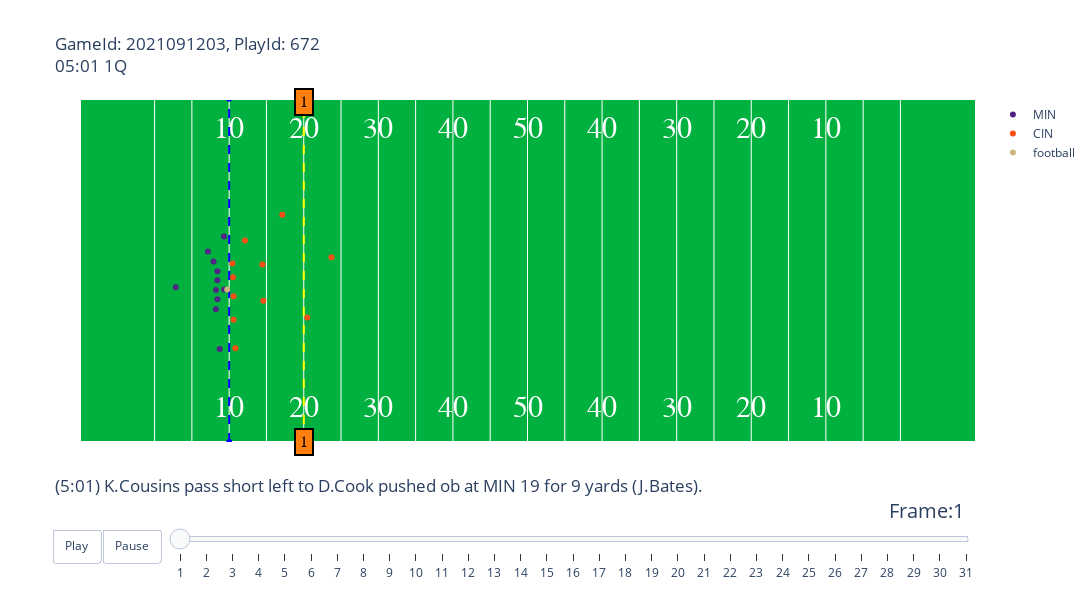

The code cell stored with this chart in its notebook:
### Code cell
animate_play(week1,plays,players,pff,2021091203,672).show()

### Figure 1 — Plotly figure (JSON) as saved in the notebook; plotly's stock layout.template omitted (floating-point values rounded to 4 significant figures)
{"data": [{"hoverinfo": "none", "mode": "text", "showlegend": false, "text": ["10", "20", "30", "40", "50", "40", "30", "20", "10"], "textfont": {"color": "#ffffff", "family": "Courier New, monospace", "size": 30}, "type": "scatter", "x": [20, 30, 40, 50, 60, 70, 80, 90, 100], "y": [5, 5, 5, 5, 5, 5, 5, 5, 5]}, {"hoverinfo": "none", "mode": "text", "showlegend": false, "text": ["10", "20", "30", "40", "50", "40", "30", "20", "10"], "textfont": {"color": "#ffffff", "family": "Courier New, monospace", "size": 30}, "type": "scatter", "x": [20, 30, 40, 50, 60, 70, 80, 90, 100], "y": [48.5, 48.5, 48.5, 48.5, 48.5, 48.5, 48.5, 48.5, 48.5]}, {"hoverinfo": "none", "line": {"color": "blue", "dash": "dash"}, "showlegend": false, "type": "scatter", "x": [20, 20], "y": [0, 53.5]}, {"hoverinfo": "none", "line": {"color": "yellow", "dash": "dash"}, "showlegend": false, "type": "scatter", "x": [30, 30], "y": [0, 53.5]}, {"hoverinfo": "text", "hovertext": ["nflId:38632.0<br>displayName:Kirk Cousins<br>Position:QB<br>Role:Pass", "nflId:43640.0<br>displayName:Rashod Hill<br>Position:LT<br>Role:Pass Block", "nflId:44853.0<br>displayName:Dalvin Cook<br>Position:HB<br>Role:Pass Route", "nflId:46131.0<br>displayName:Brian O'Neill<br>Position:RT<br>Role:Pass Block", "nflId:46176.0<br>displayName:Christopher Herndon<br>Position:TE-L<br>Role:Pass Route", "nflId:47801.0<br>displayName:Garrett Bradbury<br>Position:C<br>Role:Pass Block", "nflId:47976.0<br>displayName:Olisaemeka Udoh<br>Position:RG<br>Role:Pass Block", "nflId:52430.0<br>displayName:Justin Jefferson<br>Position:RWR<br>Role:Pass Route", "nflId:52466.0<br>displayName:Ezra Cleveland<br>Position:LG<br>Role:Pass Block", "nflId:52584.0<br>displayName:K.J. Osborn<br>Position:LWR<br>Role:Pass Route", "nflId:53586.0<br>displayName:Ihmir Smith-Marsette<br>Position:SRWR<br>Role:Pass Route"], "marker": {"color": "#4F2683"}, "mode": "markers", "name": "MIN", "type": "scatter", "x": [18.24, 18.43, 12.83, 18.21, 17.91, 19.33, 18.43, 18.73, 18.42, 19.3, 17.15], "y": [23.69, 26.62, 24.1, 20.7, 28.14, 23.76, 22.25, 14.48, 25.21, 32.02, 29.7]}, {"hoverinfo": "text", "hovertext": ["nflId:43299.0<br>displayName:Eli Apple<br>Position:RCB<br>Role:Coverage", "nflId:43350.0<br>displayName:Vonn Bell<br>Position:SSL<br>Role:Coverage", "nflId:43641.0<br>displayName:Mike Hilton<br>Position:ROLB<br>Role:Pass Rush", "nflId:44872.0<br>displayName:Chidobe Awuzie<br>Position:LCB<br>Role:Pass Rush", "nflId:44915.0<br>displayName:Trey Hendrickson<br>Position:REO<br>Role:Pass Rush", "nflId:45226.0<br>displayName:Josh Tupou<br>Position:DLT<br>Role:Pass Rush", "nflId:46123.0<br>displayName:Jessie Bates<br>Position:FSR<br>Role:Coverage", "nflId:46138.0<br>displayName:B.J. Hill<br>Position:DRT<br>Role:Pass Rush", "nflId:46146.0<br>displayName:Sam Hubbard<br>Position:LEO<br>Role:Pass Rush", "nflId:52473.0<br>displayName:Logan Wilson<br>Position:RLB<br>Role:Coverage", "nflId:52623.0<br>displayName:Markus Bailey<br>Position:LILB<br>Role:Coverage"], "marker": {"color": "#FB4F14"}, "mode": "markers", "name": "CIN", "type": "scatter", "x": [27.12, 30.47, 22.12, 20.83, 20.43, 20.58, 33.71, 20.51, 20.59, 24.46, 24.58], "y": [35.41, 19.42, 31.41, 14.6, 27.8, 22.71, 28.78, 25.67, 19.07, 27.67, 22.03]}, {"hoverinfo": "none", "marker": {"color": "#CBB67C"}, "mode": "markers", "name": "football", "type": "scatter", "x": [19.74], "y": [23.76]}], "layout": {"annotations": [{"align": "center", "bgcolor": "#ff7f0e", "bordercolor": "black", "borderpad": 4, "borderwidth": 2, "font": {"color": "black", "family": "Courier New, monospace", "size": 16}, "opacity": 1, "showarrow": false, "text": "1", "x": 30, "y": 0}, {"align": "center", "bgcolor": "#ff7f0e", "bordercolor": "black", "borderpad": 4, "borderwidth": 2, "font": {"color": "black", "family": "Courier New, monospace", "size": 16}, "opacity": 1, "showarrow": false, "text": "1", "x": 30, "y": 53}], "autosize": false, "height": 600, "plot_bgcolor": "#00B140", "sliders": [{"active": 0, "currentvalue": {"font": {"size": 20}, "prefix": "Frame:", "visible": true, "xanchor": "right"}, "len": 0.9, "pad": {"b": 10, "t": 50}, "steps": [{"args": [[1], {"frame": {"duration": 100, "redraw": false}, "mode": "immediate", "transition": {"duration": 0}}], "label": "1", "method": "animate"}, {"args": [[2], {"frame": {"duration": 100, "redraw": false}, "mode": "immediate", "transition": {"duration": 0}}], "label": "2", "method": "animate"}, {"args": [[3], {"frame": {"duration": 100, "redraw": false}, "mode": "immediate", "transition": {"duration": 0}}], "label": "3", "method": "animate"}, {"args": [[4], {"frame": {"duration": 100, "redraw": false}, "mode": "immediate", "transition": {"duration": 0}}], "label": "4", "method": "animate"}, {"args": [[5], {"frame": {"duration": 100, "redraw": false}, "mode": "immediate", "transition": {"duration": 0}}], "label": "5", "method": "animate"}, {"args": [[6], {"frame": {"duration": 100, "redraw": false}, "mode": "immediate", "transition": {"duration": 0}}], "label": "6", "method": "animate"}, {"args": [[7], {"frame": {"duration": 100, "redraw": false}, "mode": "immediate", "transition": {"duration": 0}}], "label": "7", "method": "animate"}, {"args": [[8], {"frame": {"duration": 100, "redraw": false}, "mode": "immediate", "transition": {"duration": 0}}], "label": "8", "method": "animate"}, {"args": [[9], {"frame": {"duration": 100, "redraw": false}, "mode": "immediate", "transition": {"duration": 0}}], "label": "9", "method": "animate"}, {"args": [[10], {"frame": {"duration": 100, "redraw": false}, "mode": "immediate", "transition": {"duration": 0}}], "label": "10", "method": "animate"}, {"args": [[11], {"frame": {"duration": 100, "redraw": false}, "mode": "immediate", "transition": {"duration": 0}}], "label": "11", "method": "animate"}, {"args": [[12], {"frame": {"duration": 100, "redraw": false}, "mode": "immediate", "transition": {"duration": 0}}], "label": "12", "method": "animate"}, {"args": [[13], {"frame": {"duration": 100, "redraw": false}, "mode": "immediate", "transition": {"duration": 0}}], "label": "13", "method": "animate"}, {"args": [[14], {"frame": {"duration": 100, "redraw": false}, "mode": "immediate", "transition": {"duration": 0}}], "label": "14", "method": "animate"}, {"args": [[15], {"frame": {"duration": 100, "redraw": false}, "mode": "immediate", "transition": {"duration": 0}}], "label": "15", "method": "animate"}, {"args": [[16], {"frame": {"duration": 100, "redraw": false}, "mode": "immediate", "transition": {"duration": 0}}], "label": "16", "method": "animate"}, {"args": [[17], {"frame": {"duration": 100, "redraw": false}, "mode": "immediate", "transition": {"duration": 0}}], "label": "17", "method": "animate"}, {"args": [[18], {"frame": {"duration": 100, "redraw": false}, "mode": "immediate", "transition": {"duration": 0}}], "label": "18", "method": "animate"}, {"args": [[19], {"frame": {"duration": 100, "redraw": false}, "mode": "immediate", "transition": {"duration": 0}}], "label": "19", "method": "animate"}, {"args": [[20], {"frame": {"duration": 100, "redraw": false}, "mode": "immediate", "transition": {"duration": 0}}], "label": "20", "method": "animate"}, {"args": [[21], {"frame": {"duration": 100, "redraw": false}, "mode": "immediate", "transition": {"duration": 0}}], "label": "21", "method": "animate"}, {"args": [[22], {"frame": {"duration": 100, "redraw": false}, "mode": "immediate", "transition": {"duration": 0}}], "label": "22", "method": "animate"}, {"args": [[23], {"frame": {"duration": 100, "redraw": false}, "mode": "immediate", "transition": {"duration": 0}}], "label": "23", "method": "animate"}, {"args": [[24], {"frame": {"duration": 100, "redraw": false}, "mode": "immediate", "transition": {"duration": 0}}], "label": "24", "method": "animate"}, {"args": [[25], {"frame": {"duration": 100, "redraw": false}, "mode": "immediate", "transition": {"duration": 0}}], "label": "25", "method": "animate"}, {"args": [[26], {"frame": {"duration": 100, "redraw": false}, "mode": "immediate", "transition": {"duration": 0}}], "label": "26", "method": "animate"}, {"args": [[27], {"frame": {"duration": 100, "redraw": false}, "mode": "immediate", "transition": {"duration": 0}}], "label": "27", "method": "animate"}, {"args": [[28], {"frame": {"duration": 100, "redraw": false}, "mode": "immediate", "transition": {"duration": 0}}], "label": "28", "method": "animate"}, {"args": [[29], {"frame": {"duration": 100, "redraw": false}, "mode": "immediate", "transition": {"duration": 0}}], "label": "29", "method": "animate"}, {"args": [[30], {"frame": {"duration": 100, "redraw": false}, "mode": "immediate", "transition": {"duration": 0}}], "label": "30", "method": "animate"}, {"args": [[31], {"frame": {"duration": 100, "redraw": false}, "mode": "immediate", "transition": {"duration": 0}}], "label": "31", "method": "animate"}], "transition": {"duration": 300, "easing": "cubic-in-out"}, "x": 0.1, "xanchor": "left", "y": 0, "yanchor": "top"}], "title": {"text": "GameId: 2021091203, PlayId: 672<br>05:01 1Q<br><br><br><br><br><br><br><br><br><br><br><br><br><br><br><br><br><br><br>(5:01) K.Cousins pass short left to D.Cook pushed ob at MIN 19 for 9 yards (J.Bates)."}, "updatemenus": [{"buttons": [{"args": [null, {"frame": {"duration": 100, "redraw": false}, "fromcurrent": true, "transition": {"duration": 0}}], "label": "Play", "method": "animate"}, {"args": [[null], {"frame": {"duration": 0, "redraw": false}, "mode": "immediate", "transition": {"duration": 0}}], "label": "Pause", "method": "animate"}], "direction": "left", "pad": {"r": 10, "t": 87}, "showactive": false, "type": "buttons", "x": 0.1, "xanchor": "right", "y": 0, "yanchor": "top"}], "width": 1200, "xaxis": {"autorange": false, "range": [0, 120], "showticklabels": false, "tickmode": "array", "tickvals": [10, 15, 20, 25, 30, 35, 40, 45, 50, 55, 60, 65, 70, 75, 80, 85, 90, 95, 100, 105, 110]}, "yaxis": {"autorange": false, "range": [0, 53.3], "showgrid": false, "showticklabels": false}}}
